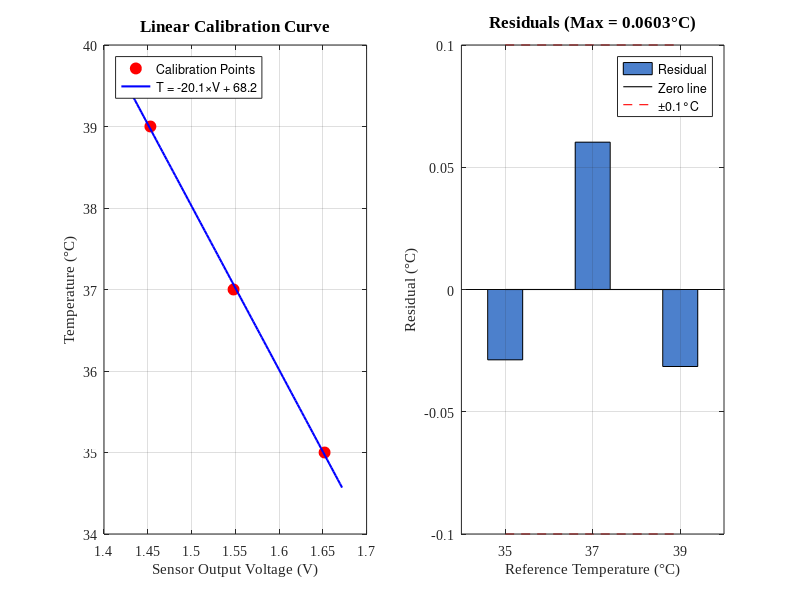

Source code (MATLAB):
%% Generate temperature calibration comparison figure (图4.7)
% Based on processTemperature.m calibration model

clear; close all;

% Simulate calibration data (replace with actual measured values)
T_ref = [35; 37; 39];          % Standard temperatures
V_out = [1.652; 1.548; 1.453]; % Measured voltages (replace with real data)

% Least-squares linear fit: same as processTemperature.m
V_mat = [V_out, ones(size(V_out))];
coeff = V_mat \ T_ref;
k = coeff(1); b = coeff(2);
T_fit = k * V_out + b;
calError = max(abs(T_fit - T_ref));

fprintf('k = %.4f, b = %.4f\n', k, b);
fprintf('Max residual = %.4f °C\n', calError);

% Dense curve for plotting
V_dense = linspace(min(V_out)-0.02, max(V_out)+0.02, 100);
T_dense = k * V_dense + b;

% Create figure
figure('Position', [100, 100, 900, 400], 'Color', 'w');

% Left: Calibration curve
subplot(1, 2, 1);
plot(V_out, T_ref, 'ro', 'MarkerSize', 8, 'MarkerFaceColor', 'r'); hold on;
plot(V_dense, T_dense, 'b-', 'LineWidth', 1.5);
xlabel('Sensor Output Voltage (V)', 'FontSize', 11);
ylabel('Temperature (°C)', 'FontSize', 11);
title('Linear Calibration Curve', 'FontSize', 12, 'FontWeight', 'bold');
legend('Calibration Points', sprintf('T = %.1f×V + %.1f', k, b), 'Location', 'northwest');
grid on; set(gca, 'FontSize', 10, 'FontName', 'Times New Roman');

% Right: Residuals
subplot(1, 2, 2);
bar(T_ref, T_fit - T_ref, 0.4, 'FaceColor', [0.3 0.5 0.8]); hold on;
plot(T_ref, zeros(size(T_ref)), 'k-', 'LineWidth', 0.8);
plot(T_ref, 0.1*ones(size(T_ref)), 'r--', 'LineWidth', 0.8);
plot(T_ref, -0.1*ones(size(T_ref)), 'r--', 'LineWidth', 0.8);
xlabel('Reference Temperature (°C)', 'FontSize', 11);
ylabel('Residual (°C)', 'FontSize', 11);
title(sprintf('Residuals (Max = %.4f°C)', calError), 'FontSize', 12, 'FontWeight', 'bold');
legend('Residual', 'Zero line', '±0.1°C', 'Location', 'best');
grid on; set(gca, 'FontSize', 10, 'FontName', 'Times New Roman');

% Print
exportgraphics(gcf, 'fig_temp_calibration_matlab.png', 'Resolution', 300);
fprintf('Saved fig_temp_calibration_matlab.png\n');
